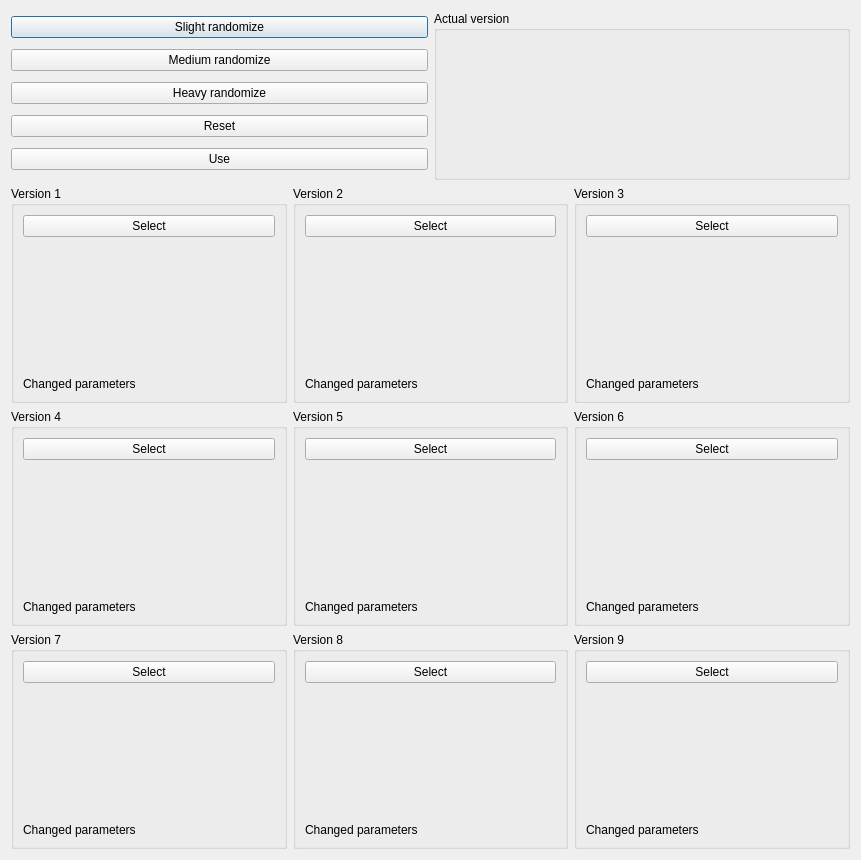
<?xml version="1.0" encoding="UTF-8"?>
<ui version="4.0">
 <class>cRandomizerDialog</class>
 <widget class="QDialog" name="cRandomizerDialog">
  <property name="geometry">
   <rect>
    <x>0</x>
    <y>0</y>
    <width>861</width>
    <height>833</height>
   </rect>
  </property>
  <property name="windowTitle">
   <string>Dialog</string>
  </property>
  <layout class="QVBoxLayout" name="verticalLayout" stretch="0,1">
   <item>
    <layout class="QHBoxLayout" name="horizontalLayout" stretch="0,0">
     <item>
      <layout class="QVBoxLayout" name="verticalLayout_2">
       <item>
        <widget class="QPushButton" name="pushButton_slight">
         <property name="text">
          <string>Slight randomize</string>
         </property>
        </widget>
       </item>
       <item>
        <widget class="QPushButton" name="pushButton_medium">
         <property name="text">
          <string>Medium randomize</string>
         </property>
        </widget>
       </item>
       <item>
        <widget class="QPushButton" name="pushButton_heavy">
         <property name="text">
          <string>Heavy randomize</string>
         </property>
        </widget>
       </item>
       <item>
        <widget class="QPushButton" name="pushButton_reset">
         <property name="text">
          <string>Reset</string>
         </property>
        </widget>
       </item>
       <item>
        <widget class="QPushButton" name="pushButton_use">
         <property name="text">
          <string>Use</string>
         </property>
        </widget>
       </item>
      </layout>
     </item>
     <item>
      <widget class="QGroupBox" name="groupBox_version_actual">
       <property name="title">
        <string>Actual version</string>
       </property>
       <layout class="QVBoxLayout" name="verticalLayout_4">
        <item>
         <widget class="cThumbnailWidget" name="previewwidget_actual" native="true">
          <property name="minimumSize">
           <size>
            <width>128</width>
            <height>128</height>
           </size>
          </property>
         </widget>
        </item>
       </layout>
      </widget>
     </item>
    </layout>
   </item>
   <item>
    <layout class="QGridLayout" name="gridLayout">
     <item row="0" column="0">
      <widget class="QGroupBox" name="groupBox_version_01">
       <property name="title">
        <string>Version 1</string>
       </property>
       <layout class="QVBoxLayout" name="verticalLayout_3">
        <item>
         <widget class="QPushButton" name="pushButton_select_01">
          <property name="text">
           <string>Select</string>
          </property>
         </widget>
        </item>
        <item>
         <widget class="cThumbnailWidget" name="previewwidget_01" native="true">
          <property name="minimumSize">
           <size>
            <width>128</width>
            <height>128</height>
           </size>
          </property>
         </widget>
        </item>
        <item>
         <widget class="QLabel" name="label_parameters_01">
          <property name="text">
           <string>Changed parameters</string>
          </property>
         </widget>
        </item>
       </layout>
      </widget>
     </item>
     <item row="0" column="1">
      <widget class="QGroupBox" name="groupBox_version_02">
       <property name="title">
        <string>Version 2</string>
       </property>
       <layout class="QVBoxLayout" name="verticalLayout_5">
        <item>
         <widget class="QPushButton" name="pushButton_select_02">
          <property name="text">
           <string>Select</string>
          </property>
         </widget>
        </item>
        <item>
         <widget class="cThumbnailWidget" name="previewwidget_02" native="true">
          <property name="minimumSize">
           <size>
            <width>128</width>
            <height>128</height>
           </size>
          </property>
         </widget>
        </item>
        <item>
         <widget class="QLabel" name="label_parameters_02">
          <property name="text">
           <string>Changed parameters</string>
          </property>
         </widget>
        </item>
       </layout>
      </widget>
     </item>
     <item row="1" column="2">
      <widget class="QGroupBox" name="groupBox_version_06">
       <property name="title">
        <string>Version 6</string>
       </property>
       <layout class="QVBoxLayout" name="verticalLayout_9">
        <item>
         <widget class="QPushButton" name="pushButton_select_06">
          <property name="text">
           <string>Select</string>
          </property>
         </widget>
        </item>
        <item>
         <widget class="cThumbnailWidget" name="previewwidget_06" native="true">
          <property name="minimumSize">
           <size>
            <width>128</width>
            <height>128</height>
           </size>
          </property>
         </widget>
        </item>
        <item>
         <widget class="QLabel" name="label_parameters_06">
          <property name="text">
           <string>Changed parameters</string>
          </property>
         </widget>
        </item>
       </layout>
      </widget>
     </item>
     <item row="0" column="2">
      <widget class="QGroupBox" name="groupBox_version_03">
       <property name="title">
        <string>Version 3</string>
       </property>
       <layout class="QVBoxLayout" name="verticalLayout_6">
        <item>
         <widget class="QPushButton" name="pushButton_select_03">
          <property name="text">
           <string>Select</string>
          </property>
         </widget>
        </item>
        <item>
         <widget class="cThumbnailWidget" name="previewwidget_03" native="true">
          <property name="minimumSize">
           <size>
            <width>128</width>
            <height>128</height>
           </size>
          </property>
         </widget>
        </item>
        <item>
         <widget class="QLabel" name="label_parameters_03">
          <property name="text">
           <string>Changed parameters</string>
          </property>
         </widget>
        </item>
       </layout>
      </widget>
     </item>
     <item row="1" column="1">
      <widget class="QGroupBox" name="groupBox_version_05">
       <property name="title">
        <string>Version 5</string>
       </property>
       <layout class="QVBoxLayout" name="verticalLayout_7">
        <item>
         <widget class="QPushButton" name="pushButton_select_05">
          <property name="text">
           <string>Select</string>
          </property>
         </widget>
        </item>
        <item>
         <widget class="cThumbnailWidget" name="previewwidget_05" native="true">
          <property name="minimumSize">
           <size>
            <width>128</width>
            <height>128</height>
           </size>
          </property>
         </widget>
        </item>
        <item>
         <widget class="QLabel" name="label_parameters_05">
          <property name="text">
           <string>Changed parameters</string>
          </property>
         </widget>
        </item>
       </layout>
      </widget>
     </item>
     <item row="1" column="0">
      <widget class="QGroupBox" name="groupBox_version_04">
       <property name="title">
        <string>Version 4</string>
       </property>
       <layout class="QVBoxLayout" name="verticalLayout_8">
        <item>
         <widget class="QPushButton" name="pushButton_select_6">
          <property name="text">
           <string>Select</string>
          </property>
         </widget>
        </item>
        <item>
         <widget class="cThumbnailWidget" name="previewwidget_04" native="true">
          <property name="minimumSize">
           <size>
            <width>128</width>
            <height>128</height>
           </size>
          </property>
         </widget>
        </item>
        <item>
         <widget class="QLabel" name="label_parameters_04">
          <property name="text">
           <string>Changed parameters</string>
          </property>
         </widget>
        </item>
       </layout>
      </widget>
     </item>
     <item row="2" column="1">
      <widget class="QGroupBox" name="groupBox_version_08">
       <property name="title">
        <string>Version 8</string>
       </property>
       <layout class="QVBoxLayout" name="verticalLayout_10">
        <item>
         <widget class="QPushButton" name="pushButton_select_08">
          <property name="text">
           <string>Select</string>
          </property>
         </widget>
        </item>
        <item>
         <widget class="cThumbnailWidget" name="previewwidget_08" native="true">
          <property name="minimumSize">
           <size>
            <width>128</width>
            <height>128</height>
           </size>
          </property>
         </widget>
        </item>
        <item>
         <widget class="QLabel" name="label_parameters_08">
          <property name="text">
           <string>Changed parameters</string>
          </property>
         </widget>
        </item>
       </layout>
      </widget>
     </item>
     <item row="2" column="0">
      <widget class="QGroupBox" name="groupBox_version_07">
       <property name="title">
        <string>Version 7</string>
       </property>
       <layout class="QVBoxLayout" name="verticalLayout_11">
        <item>
         <widget class="QPushButton" name="pushButton_select_07">
          <property name="text">
           <string>Select</string>
          </property>
         </widget>
        </item>
        <item>
         <widget class="cThumbnailWidget" name="previewwidget_07" native="true">
          <property name="minimumSize">
           <size>
            <width>128</width>
            <height>128</height>
           </size>
          </property>
         </widget>
        </item>
        <item>
         <widget class="QLabel" name="label_parameters_07">
          <property name="text">
           <string>Changed parameters</string>
          </property>
         </widget>
        </item>
       </layout>
      </widget>
     </item>
     <item row="2" column="2">
      <widget class="QGroupBox" name="groupBox_version_09">
       <property name="title">
        <string>Version 9</string>
       </property>
       <layout class="QVBoxLayout" name="verticalLayout_12">
        <item>
         <widget class="QPushButton" name="pushButton_select_09">
          <property name="text">
           <string>Select</string>
          </property>
         </widget>
        </item>
        <item>
         <widget class="cThumbnailWidget" name="previewwidget_09" native="true">
          <property name="minimumSize">
           <size>
            <width>128</width>
            <height>128</height>
           </size>
          </property>
         </widget>
        </item>
        <item>
         <widget class="QLabel" name="label_parameters_09">
          <property name="text">
           <string>Changed parameters</string>
          </property>
         </widget>
        </item>
       </layout>
      </widget>
     </item>
    </layout>
   </item>
  </layout>
 </widget>
 <customwidgets>
  <customwidget>
   <class>cThumbnailWidget</class>
   <extends>QWidget</extends>
   <header>thumbnail_widget.h</header>
   <container>1</container>
  </customwidget>
 </customwidgets>
 <resources/>
 <connections/>
</ui>
